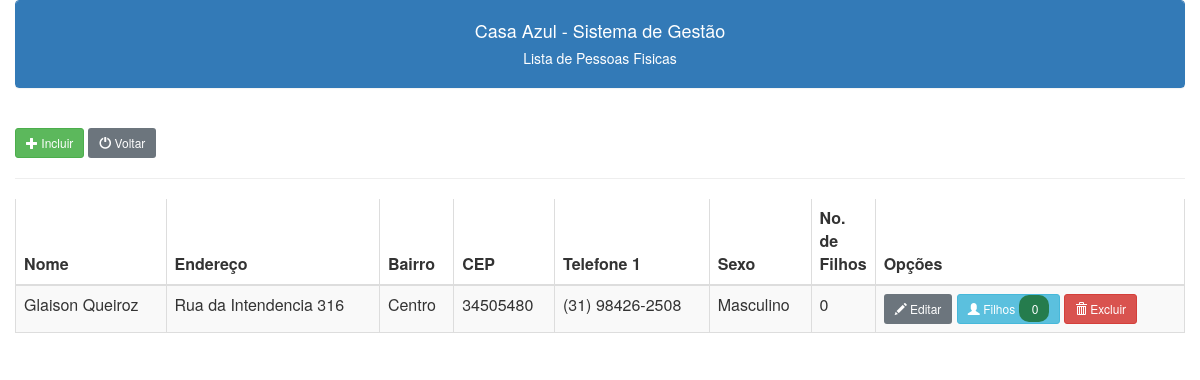
The app's page /pessoas/pessoas_lista.php, older data.
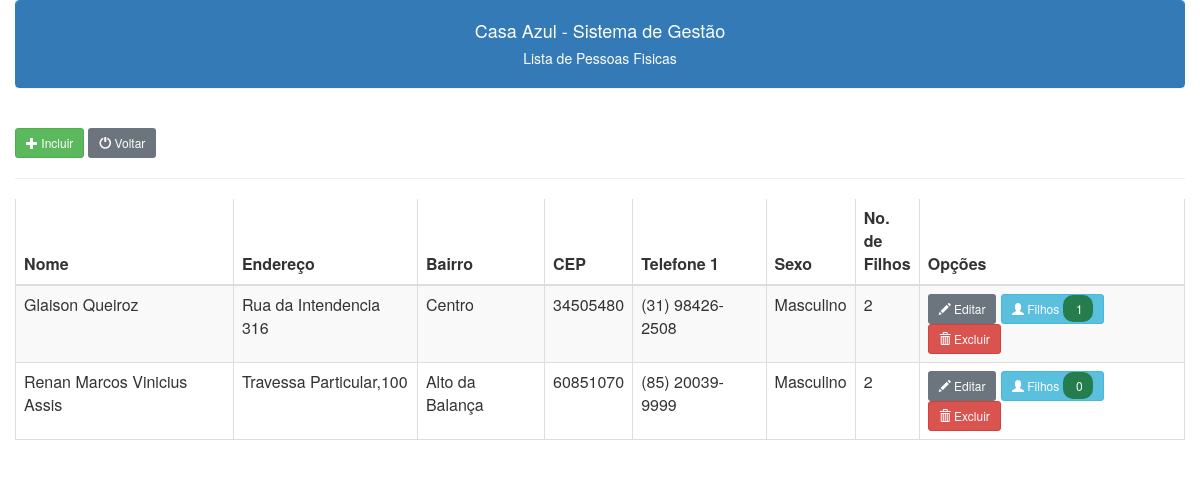
The same page, newer data.
### tables this page shows
CREATE TABLE IF NOT EXISTS `cadastro` (
  `id` int NOT NULL AUTO_INCREMENT,
  `nome` varchar(200) DEFAULT NULL,
  `datanasc` date DEFAULT NULL,
  `identidade` varchar(9) DEFAULT NULL,
  `cpf` varchar(11) DEFAULT NULL,
  `cep` varchar(12) DEFAULT NULL,
  `endereco` varchar(150) DEFAULT NULL,
  `bairro` varchar(120) DEFAULT NULL,
  `cidade` varchar(120) DEFAULT NULL,
  `nomepai` varchar(200) DEFAULT NULL,
  `nomemae` varchar(200) DEFAULT NULL,
  `fone1` varchar(20) DEFAULT NULL,
  `fone2` varchar(20) DEFAULT NULL,
  `fone3` varchar(20) DEFAULT NULL,
  `niss` varchar(11) DEFAULT NULL,
  `email` varchar(150) DEFAULT NULL,
  `data_cadastro` date DEFAULT NULL,
  `numerofilhos` int DEFAULT NULL,
  `sexo` char(1) DEFAULT NULL,
  `genero` char(1) DEFAULT NULL,
  `socio` char(1) DEFAULT NULL,
  `datasocio` date DEFAULT NULL,
  `observacao` blob,
  PRIMARY KEY (`id`)
);

### pessoas/pessoas_lista.php (the view, shortened to what this page needs)
<?php
include("../conexao.php");
include("../links.php");
$c_sql = "SELECT * FROM cadastro ORDER BY nome";
?>
<!DOCTYPE html>
<html lang="pt-BR">
<head>
</head>
<body>
    <div class="container-fluid">
        <div class="panel panel-primary class">
            <div class="panel-heading text-center">
                <h4>Casa Azul - Sistema de Gestão</h4>
                <h5>Lista de Pessoas Fisicas<h5>
            </div>
        </div>
        <br>
        <a class="btn btn-success btn-sm" href="/casaazul/pessoas/pessoas_novo.php"><span class="glyphicon glyphicon-plus"></span> Incluir</a>
        <a class="btn btn-secondary btn-sm" href="/casaazul/menu.php"><span class="glyphicon glyphicon-off"></span> Voltar</a>
        <hr>
        <div class="table-responsive">
            <table class="table table-bordered table-striped tabpessoas">
                <thead class="thead">
                    <tr>
                        <th>Nome</th>
                        <th>Endereço</th>
                        <th>Bairro</th>
                        <th>CEP</th>
                        <th>Telefone 1</th>
                        <th>Sexo</th>
                        <th style="width: 30px;">No. de Filhos</th>
                        <th>Opções</th>
                    </tr>
                </thead>
                <tbody>
                    <?php
                    $result = $conection->query($c_sql);
                    while ($c_linha = $result->fetch_assoc()) {
                        $c_sql_filhos = "SELECT COUNT(*) AS qtd_filhos FROM dependentes WHERE id_pessoa = $c_linha[id]";
                        $result_filhos = $conection->query($c_sql_filhos);
                        $row_filhos = $result_filhos->fetch_assoc();
                        $qtd_filhos = $row_filhos['qtd_filhos'];
                        if ($c_linha['sexo']=='M')
                            $c_sexo = 'Masculino';
                        else
                            $c_sexo = 'Feminino';
                        echo "
                    <tr>
                        <td>$c_linha[nome]</td>
                        <td>$c_linha[endereco]</td>
                        <td>$c_linha[bairro]</td>
                        <td>$c_linha[cep]</td>
                        <td>$c_linha[fone1]</td>
                        <td>$c_sexo</td>
                        <td>$c_linha[numerofilhos]</td>
                        <td>
                    <a class='btn btn-secondary btn-sm' href='/casaazul/pessoas/pessoas_editar.php?id=$c_linha[id]'><span class='glyphicon glyphicon-pencil'></span> Editar</a>
                    <a class='btn btn-info btn-sm' href='/casaazul/pessoas/filhos_lista.php?id=$c_linha[id]'><span class='glyphicon glyphicon-user'></span> Filhos&nbsp<span style='background-color: #257c4d; color: white; padding: 5px 10px; border-radius: 10px;'> $qtd_filhos</span></a>
                    <a class='btn btn-danger btn-sm' href='javascript:func()'onclick='confirmacao($c_linha[id])'><span class='glyphicon glyphicon-trash'></span> Excluir</a>
                    </td>
                    </tr>";
                    }
                    ?>
                </tbody>
            </table>
        </div>
    </div>
</body>
</html>

### links.php (shortened to what this page needs)
<link rel="stylesheet" href="https://cdn.jsdelivr.net/npm/bootstrap@4.0.0/dist/css/bootstrap.min.css">
<link rel="stylesheet" href="https://maxcdn.bootstrapcdn.com/bootstrap/3.3.7/css/bootstrap.min.css">
<link href="https://nightly.datatables.net/css/jquery.dataTables.css" rel="stylesheet" type="text/css" />

Row changes from the older to the newer data that the page shows:
changed cadastro "Glaison Queiroz": numerofilhos "0" → "2"; qtd_filhos "0" → "1"
added cadastro: nome "Renan Marcos Vinicius Assis", endereco "Travessa Particular,100", bairro "Alto da Balança", cep "60851070", fone1 "(85) 20039-9999", sexo "Masculino", numerofilhos "2", qtd_filhos "0"
